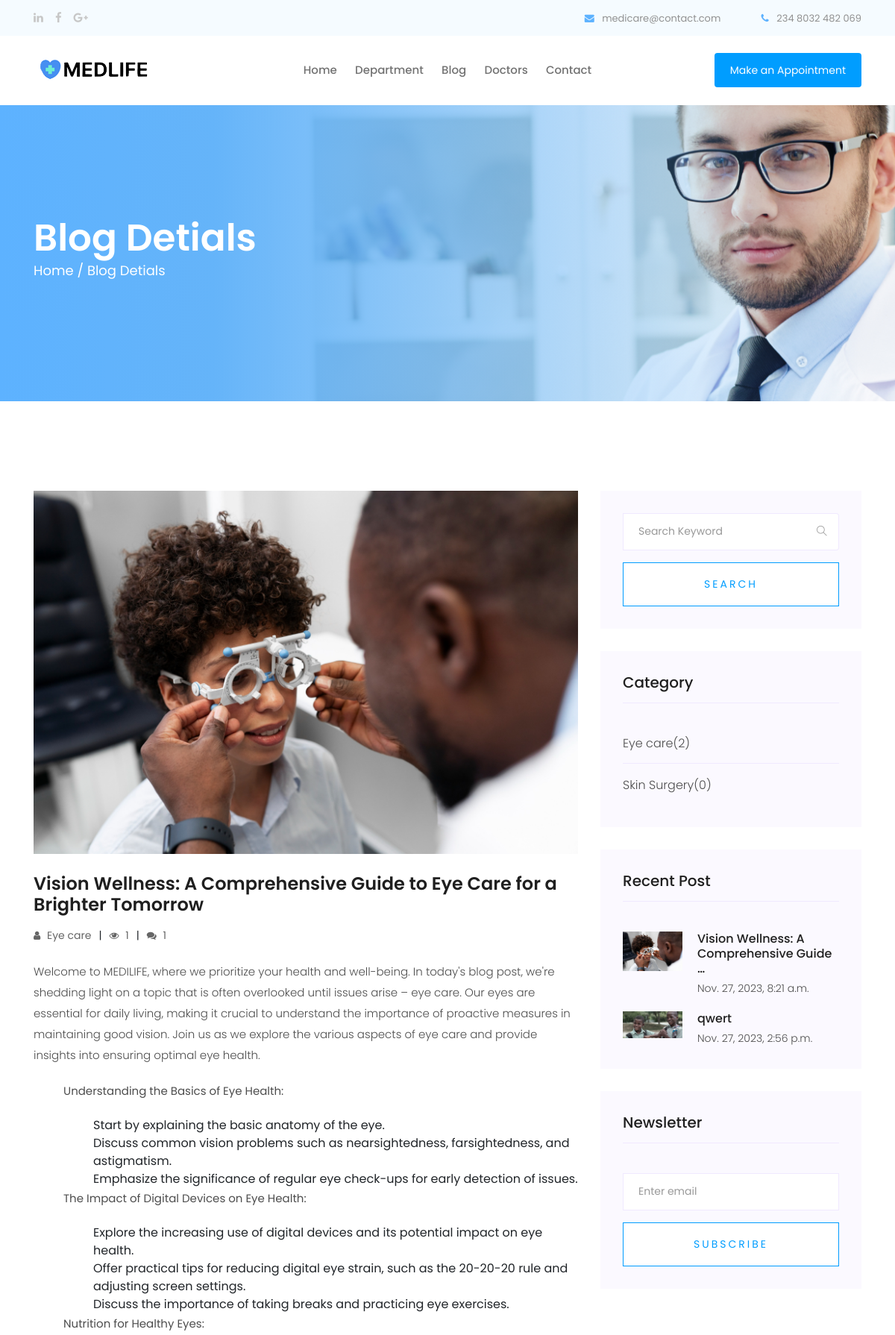
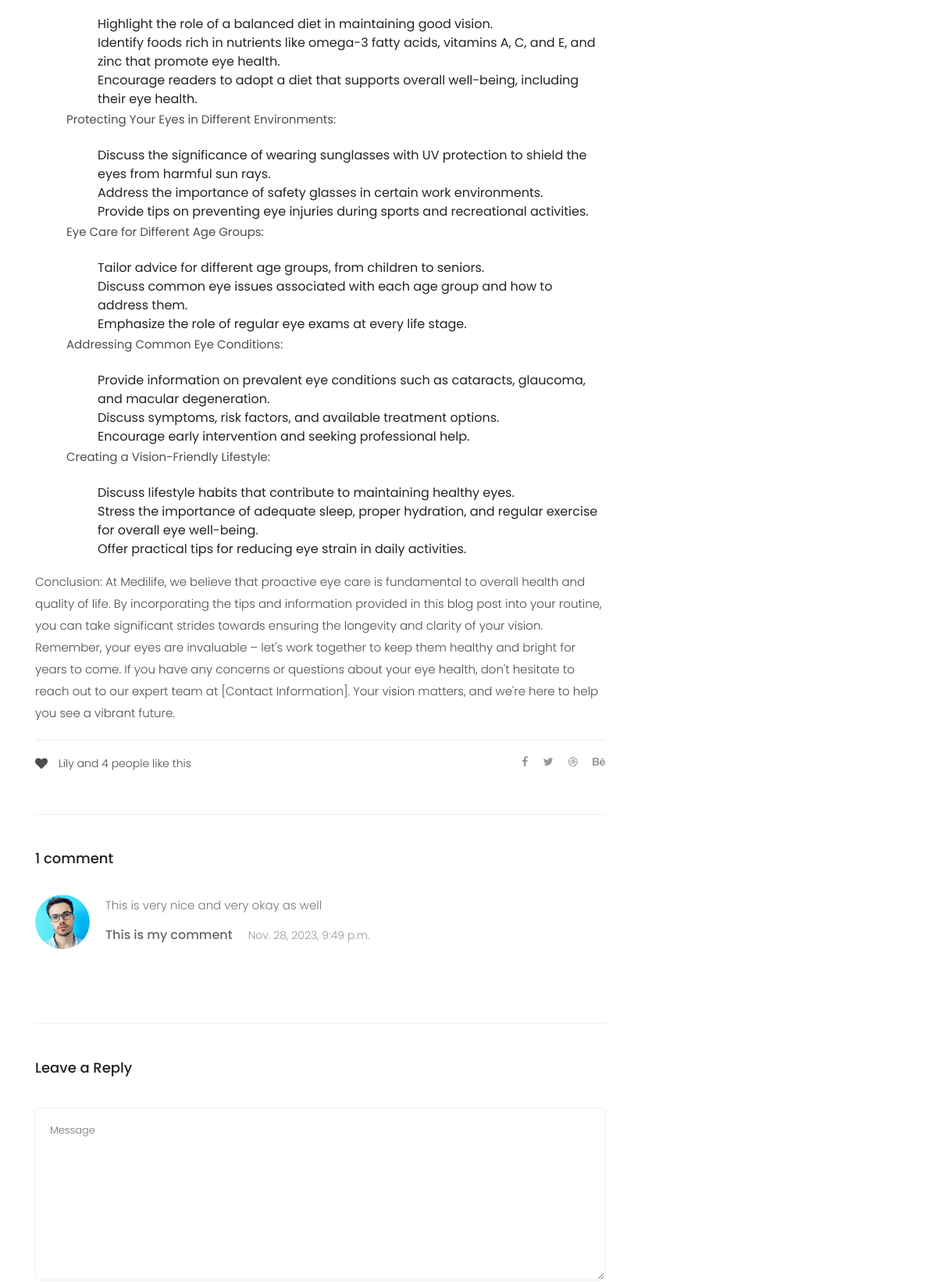
Page /post/vision-wellness (upper part) on the committed database (2 pictures, top to bottom).
### app/models.py (models this page shows, shortened)
class Post(models.Model):
    image = models.ImageField(upload_to='blog')
    title = models.CharField(max_length=255)
    created_on = models.DateTimeField(auto_now_add=True)
    updated_on = models.DateTimeField(auto_now= True)
    views = models.PositiveIntegerField(default=0)
    author = models.ForeignKey(User, on_delete= models.CASCADE,related_name='blog_post')
    category = models.ForeignKey(Category, null=True, blank=True, on_delete=models.CASCADE)
    slug = models.SlugField(max_length=300, unique=True)
    content = RichTextField()

class Category(models.Model):
    name = models.CharField(max_length=255)
    description = models.CharField(max_length=255)
    def __str__(self):
        return self.name

class Comment(models.Model):
    post = models.ForeignKey(Post,on_delete=models.CASCADE,related_name='comments')
    name = models.CharField(max_length=80)
    email = models.EmailField()
    body = models.TextField()
    created_on = models.DateTimeField(auto_now_add=True)
    active = models.BooleanField(default=True, blank=True, null=True)
    class Meta:
        ordering = ['created_on']

### app/views.py (the view)
# urls.py: path('post/<slug:slug>', views.single_blog, name =  'single_blog'),
def single_blog(request, slug):
    posts = Post.objects.all()[:4]
    category = Category.objects.all()
    department = Department.objects.all()
    post = get_object_or_404(Post, slug=slug)
    post.views += 1
    post.save() # to update the number of views
    comments = post.comments.filter(active=True)
    user_comment = None
    if request.method == 'POST':
        appointment = AppointmentForm(request.POST)
        comment = CommentForm(data=request.POST)
        if appointment.is_valid():
            appointment.save()
            print("Form is valid. Data saved successfully.")
            return redirect('blog')  # Redirect to the specified page after form submission
        else:
            print("Form errors:", appointment.errors)
        if comment.is_valid():
            user_comment = comment.save(commit=False)
            user_comment.post = post
            user_comment.save()
            print('Nice one')
            messages.success(request,'Comment added succesffully')
            return HttpResponseRedirect('' + post.slug)
    else:
        appointment = AppointmentForm()
        comment = CommentForm()
    context = {
        'appointment': appointment,
        'single_post' : post,
        'posts' : posts,
        'category': category,
        'comment':comment,
        'comments':comments,
        'user_comment':user_comment,
        'departments': department,
    }
    return render(request, 'single-blog.html', context)

### app/forms.py
class CommentForm(forms.ModelForm):
    name = forms.CharField(label = 'name', widget= forms.TextInput(attrs={'placeholder':'Enter full name', 'class': 'form-control'}))
    email = forms.EmailField(label = 'email', widget= forms.TextInput(attrs={'placeholder':'Enter your mail', 'class': 'form-control'}))
    body = forms.CharField(label = 'content', widget= forms.Textarea(attrs={'placeholder':'Message', 'class': 'form-control'}))
    class Meta:
        model =Comment
        fields = ('name', 'email', 'body')

### app/templates/single-blog.html (shortened to what this page needs)
{% extends 'base.html' %}
{% load static %}
{% block content %}
  <div class="bradcam_area breadcam_bg bradcam_overlay">
      <div class="container">
          <div class="row">
              <div class="col-xl-12">
                  <div class="bradcam_text">
                      <h3>Blog detials</h3>
                      <p><a href="index.html">Home /</a> Blog detials</p>
                  </div>
              </div>
          </div>
      </div>
  </div>
   <section class="blog_area single-post-area section-padding">
      <div class="container">
         <div class="row">
            <div class="col-lg-8 posts-list">
               <div class="single-post">
                  <div class="feature-img">
                     <img class="img-fluid" src="{{ single_post.image.url }}" alt="">
                  </div>
                  <div class="blog_details">
                     <h2>{{ single_post.title }}</h2>
                     <ul class="blog-info-link mt-3 mb-4">
                        <li><a href="#"><i class="fa fa-user"></i> {{ single_post.category }}</a></li>
                        <li><a href="#"><i class="fa fa-eye"></i> {{ single_post.views }}</a></li>
                        <li><a href="#"><i class="fa fa-comments"></i> {{ comments.count }}</a></li>
                     </ul>
                     <p class="excert single-blog-style">{{ single_post.content|safe }}</p>
                  </div>
               </div>
               <div class="navigation-top">
                  <div class="d-sm-flex justify-content-between text-center">
                     <p class="like-info"><span class="align-middle"><i class="fa fa-heart"></i></span> Lily and 4
                        people like this</p>
                     <div class="col-sm-4 text-center my-2 my-sm-0">
                     </div>
                     <ul class="social-icons">
                        <li><a href="#"><i class="fa fa-facebook-f"></i></a></li>
                        <li><a href="#"><i class="fa fa-twitter"></i></a></li>
                        <li><a href="#"><i class="fa fa-dribbble"></i></a></li>
                        <li><a href="#"><i class="fa fa-behance"></i></a></li>
                     </ul>
                  </div>
               </div>
               <div class="comments-area" id="commentsContainer">
                  {% with comments.count as total_comments %}
                     <h4>{{ total_comments }} comment{{ total_comments|pluralize }}</h4>
                  {% endwith %}
                  {% for comment in comments %}
                     <div class="comment-list" id="comments">
                        <div class="single-comment justify-content-between d-flex">
                           <div class="user justify-content-between d-flex">
                              <div class="thumb">
                                 <img src="{% static 'img/comment/comment_1.png' %}" alt="">
                              </div>
                              <div class="desc">
                                 <p class="comment">{{ comment.body }}</p>
                                 <div class="d-flex justify-content-between">
                                    <div class="d-flex align-items-center">
                                       <h5>
                                          <a href="#">{{ comment.name }}</a>
                                       </h5>
                                       <p class="date">{{ comment.created_on }}</p>
                                    </div>
                                 </div>
                              </div>
                           </div>
                        </div>
                     </div>
                  {% empty %}
                     <p>There are no comments for this post.</p>
                  {% endfor %}
               </div>
               <div class="comment-form">
                  <h4>Leave a Reply</h4>
                  <form class="form-contact comment_form" method="post" id="commentForm">
                     <div class="row">
                        <div class="col-12">
                           <div class="form-group">
                              {{ comment.body }}
                           </div>
                        </div>
                     </div>
                  </form>
               </div>
            </div>
            <div class="col-lg-4">
               <div class="blog_right_sidebar">
                  <aside class="single_sidebar_widget search_widget">
                     <form action="#">
                        <div class="form-group">
                           <div class="input-group mb-3">
                              <input type="text" class="form-control" placeholder='Search Keyword'
                                 onfocus="this.placeholder = ''" onblur="this.placeholder = 'Search Keyword'">
                              <div class="input-group-append">
                                 <button class="btn" type="button"><i class="ti-search"></i></button>
                              </div>
                           </div>
                        </div>
                        <button class="button rounded-0 primary-bg text-white w-100 btn_1 boxed-btn"
                           type="submit">Search</button>
                     </form>
                  </aside>
                  <aside class="single_sidebar_widget post_category_widget">
                     <h4 class="widget_title">Category</h4>
                     <ul class="list cat-list">
                        {% if category %}
                           {% for category in category %}
                              <li>
                                 <a href="#" class="d-flex">
                                    <p>{{ category.name }}</p>
                                    <p>({{ category.post_set.count }})</p>
                                 </a>
                              </li>
                           {% endfor %}
                        {% endif %}
                     </ul>
                  </aside>
                  <aside class="single_sidebar_widget popular_post_widget">
                     <h3 class="widget_title">Recent Post</h3>
                     {% if posts %}
                        {% for post in posts %}
                           <div class="media post_item">
                              <img src="{{ post.image.url }}" alt="post" width="80">
                              <div class="media-body">
                                 <a href="single-blog.html">
                                    <h3>{{ post.title|truncatewords:5 }}</h3>                                 </a>
                                 <p>{{ post.created_on }}</p>
                              </div>
                           </div>
                        {% endfor %}
                     {% endif %}
                  </aside>
                  <aside class="single_sidebar_widget newsletter_widget">
                     <h4 class="widget_title">Newsletter</h4>
                     <form action="#">
                        <div class="form-group">
                           <input type="email" class="form-control" onfocus="this.placeholder = ''"
                              onblur="this.placeholder = 'Enter email'" placeholder='Enter email' required>
                        </div>
                        <button class="button rounded-0 primary-bg text-white w-100 btn_1 boxed-btn"
                           type="submit">Subscribe</button>
                     </form>
                  </aside>
               </div>
            </div>
         </div>
      </div>
   </section>
   {% endblock %}

### rows in the picture
Post: image (picture), title "Vision Wellness: A Comprehensive Guide to Eye Care for a Brighter Tomorrow", category "Eye care", views "1", content "Welcome to MEDILIFE, where we prioritize your health and well-being. In today's blog post, we're shedding light on a topic that is often overlooked until issues arise – eye care. Our eyes are essential for daily living, making it crucial to understand the importance of proactive measures in maintaining good vision. Join us as we explore the various aspects of eye care and provide insights into ensuring optimal eye health. Understanding the Basics of Eye Health: Start by explaining the basic anatomy of the eye. Discuss common vision problems such as nearsightedness, farsightedness, and astigmatism. Emphasize the significance of regular eye check-ups for early detection of issues. The Impact…", title "Vision Wellness: A Comprehensive Guide …", created_on "Nov. 27, 2023, 8:21 a.m."
Comment: body "This is very nice and very okay as well", name "This is my comment", created_on "Nov. 28, 2023, 9:49 p.m."
Category: name "Eye care", post_set.count "2"
Category: name "Skin Surgery", post_set.count "0"
Post: image (picture), title "qwert", created_on "Nov. 27, 2023, 2:56 p.m."

### other values in the picture
{{ comments.count }} "1"
{{ total_comments }} "1"
